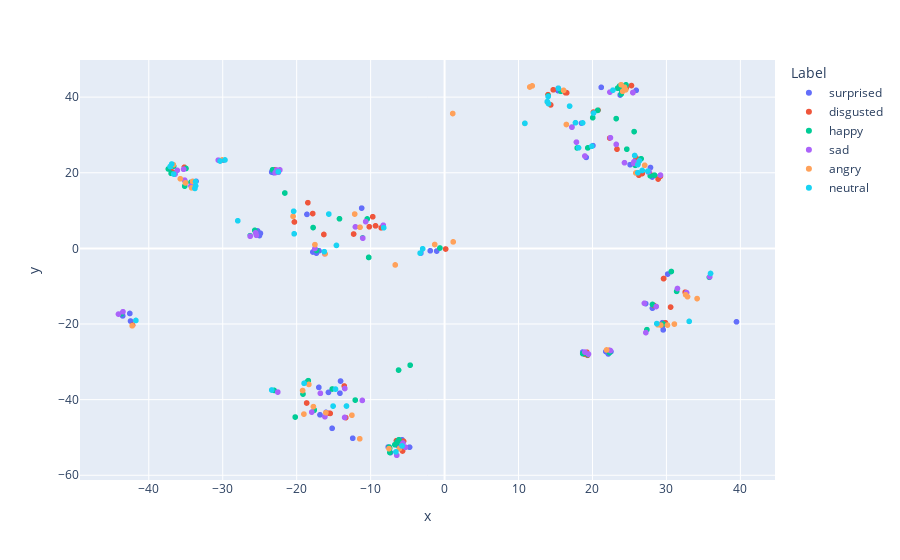

The cell this chart's notebook holds for it:
### Markdown cell above
Data Visualization

### Code cell
tsne = sklearn.manifold.TSNE()
data_points2d = tsne.fit_transform(df)

labels_series = pd.Series(labels, name="Label").replace(range(len(CLASS_NAMES)), CLASS_NAMES) # type: ignore

data_points2d_df = pd.DataFrame(data_points2d, columns=["x", "y"])
visdf = pd.concat([data_points2d_df, labels_series], axis=1)

fig = px.scatter(visdf, x="x", y="y", color="Label")
fig.show()
